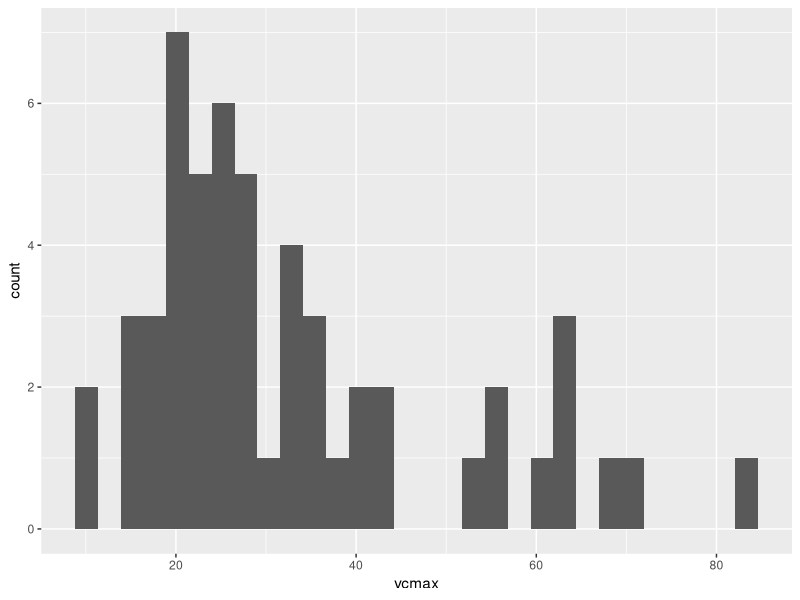
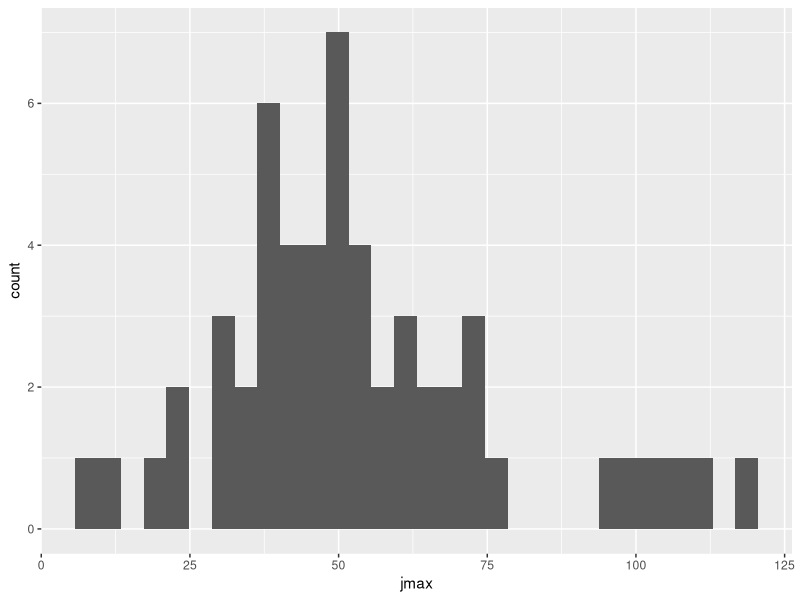
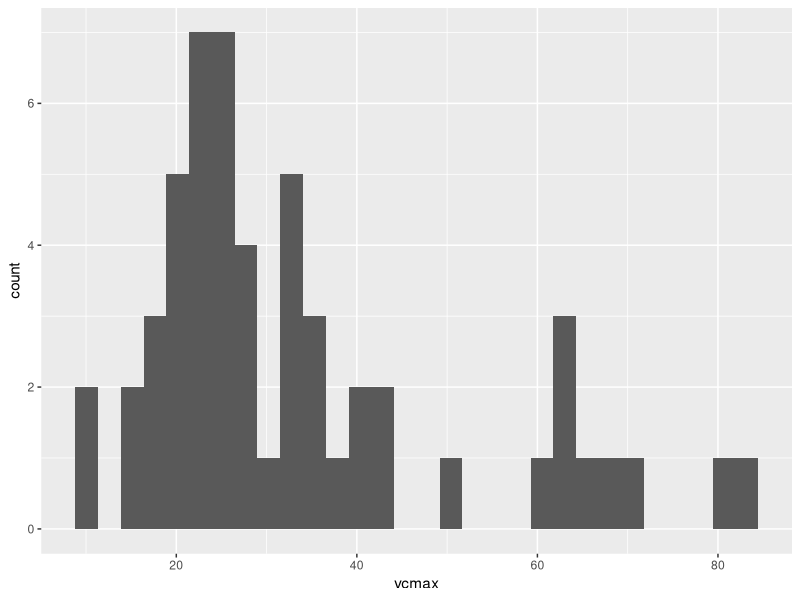
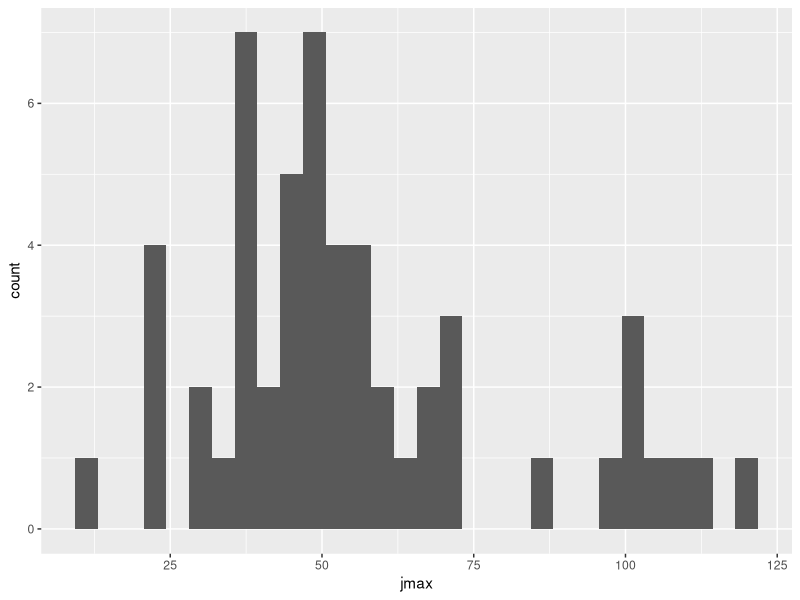
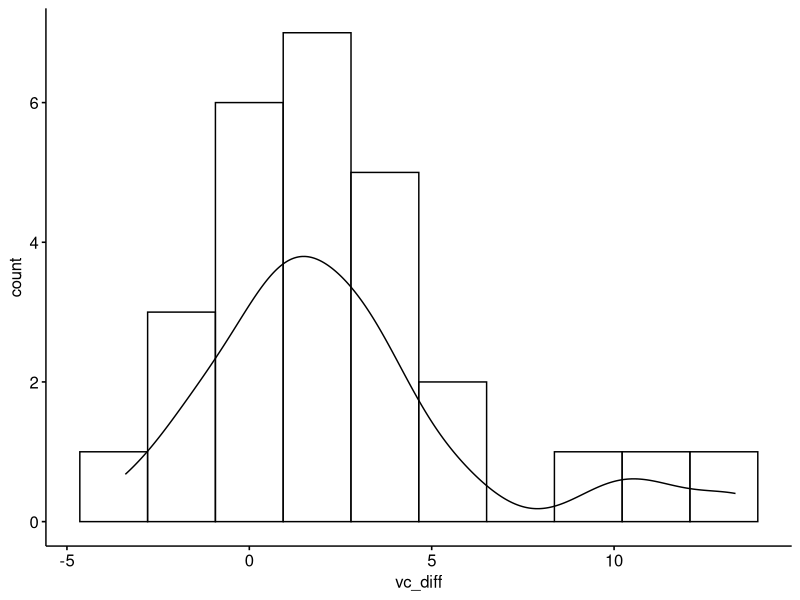
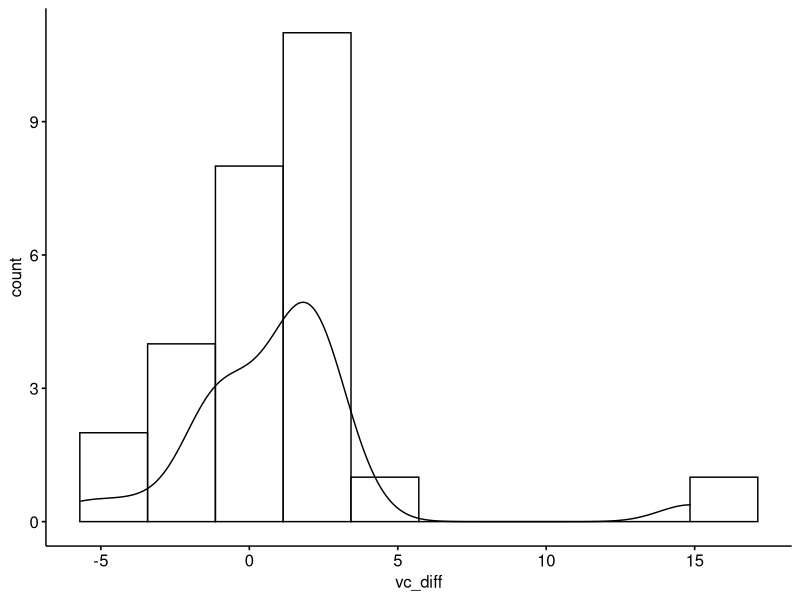
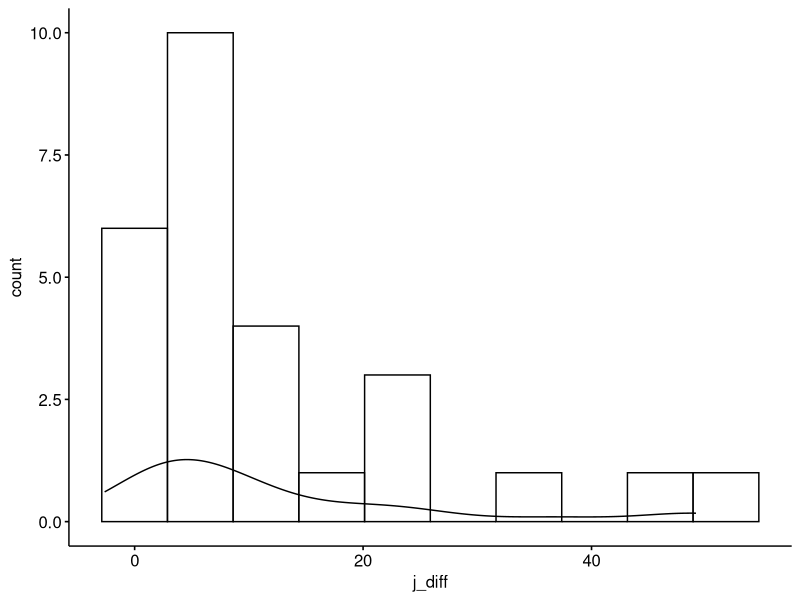
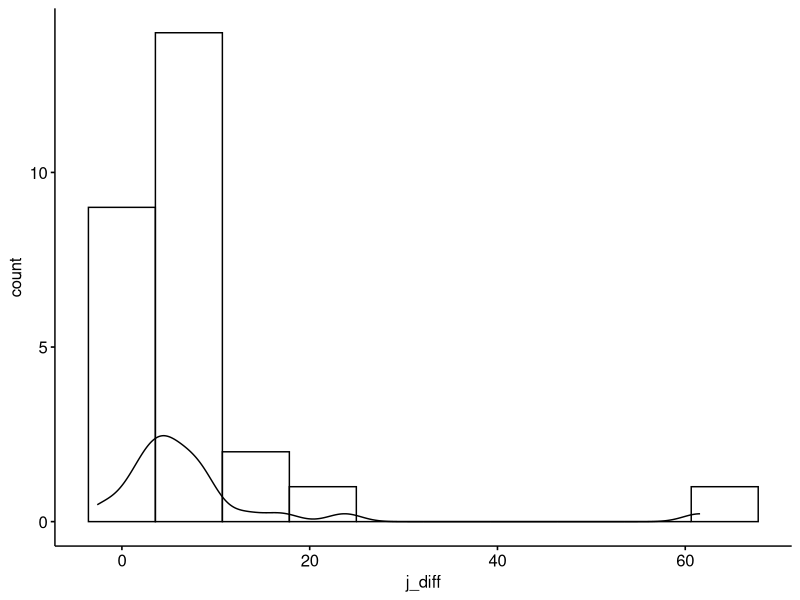

Reproduce these figures in R, in order. (Note: this script raises an error after producing the figures.)
# Computing statistical analysis on the A/Ci curve fits from 2_Tapajos_Fit_ACi.R
# Using the 'photosynthesis' package

######### Check to see which of these packages we actually need
library(tidyverse) 
library(ggpubr) 
library(car)
library(rstatix)
library(reshape2) 
library(here) 


# Load and Subset the datasets -------------------------------------------

### Tree ids
ids <- read.csv(here("3_Clean_data/id_codebook.csv")) #%>% 
    #rename(treeid = ï..treeid)

### Excluding K6709L3 as the SS curve was not a matched pair with the DAT curve

pho_dat <- read.csv(file = here("5_Results/DAT_photo_pars_crct_noTPU.csv"), 
                    sep = ",", 
                    header = TRUE, na.strings = 1000) %>% 
    ## TPU values at 1000 are coded as NA
    subset(ID != "K6709L3")

pho_SS <- read.csv(file = here("5_Results/SS_photo_pars_crct_noTPU.csv"),
                   sep = ",", 
                   header = TRUE, na.strings = 1000) %>% 
    subset(ID != "K6709L3")


pho_dat_tpu <- read.csv(file = here("5_Results/DAT_photo_pars_crct_TPU.csv"),
                        sep = ",", 
                        header = TRUE, na.strings = 1000) %>%  
    ## TPU values at 1000 are coded as NA
    subset(ID != "K6709L3")



pho_SS_tpu <- read.csv(file = here("5_Results/SS_photo_pars_crct_TPU.csv"),
                       sep = ",", 
                       header = TRUE, na.strings = 1000) %>% 
    subset(ID != "K6709L3")


### Append the datasets together (separate for TPU and noTPU)
pho_both <- rbind(pho_dat, pho_SS)
pho_both_tpu <- rbind(pho_dat_tpu, pho_SS_tpu)


# Subset out the No overshoot data

pho_nd <- pho_dat %>% 
    subset(ID != "K6707L2" & ID != "K6707L2-2" & ID != "K6707L1" & ID != "K6707L1-1" & ID != "K6709L6" & ID != "K6714L2" & ID != "K6714L1" & ID != "K6702L1" & ID != "K6706L2" & ID != "K6706L1" & ID != "K6709L2")

pho_nd_tpu <- pho_dat_tpu %>% 
    subset(ID != "K6707L2" & ID != "K6707L2-2" & ID != "K6707L1" & ID != "K6707L1-1" & ID != "K6709L6" & ID != "K6714L2" & ID != "K6714L1" & ID != "K6702L1" & ID != "K6706L2" & ID != "K6706L1" & ID != "K6709L2")

### Append those datasets together
pho_nd_both <- rbind(pho_nd, pho_SS)
pho_nd_both_tpu <- rbind(pho_nd_tpu, pho_SS_tpu)


# Initial Processing/Grouping ----------------------------------

# Full data, no TPU

pho_leaf <- mutate(pho_both, leaf_unique = substring(ID, 1, 7))
pho_stat <- select(pho_leaf, 
                   'curv_meth', 'Best_Vcmax_25C', 'Best_Jmax_25C',
                   'V_TPU', 'ID', 'treeid',
                   'leaf_unique', "V_cmax_se", "J_se", "V_TPU_se") %>% 
    rename(.,
           vcmax = Best_Vcmax_25C,
           jmax = Best_Jmax_25C,
           tpu = V_TPU,
           leaf_id = ID) %>% 
    mutate(fit_type = "no_tpu")
# Describe factor levels: 0 is SS, 1 is DAT
# pho_stat$curv_meth <- factor(pho_stat$curv_meth) ########## Is this necessary?

write.csv(pho_stat, file = here("3_Clean_data/pho_stat.csv"))

# Full data, with TPU
pho_leaf_tpu <- mutate(pho_both_tpu, leaf_unique = substring(ID, 1, 7))
pho_stat_tpu <- select(pho_leaf_tpu,
                       'curv_meth', 'Best_Vcmax_25C', 'Best_Jmax_25C', 
                       'V_TPU', 'ID', 'treeid',
                       'leaf_unique', 'V_cmax_se', 'J_se', 'V_TPU_se') %>% 
    rename(.,
           vcmax = Best_Vcmax_25C,
           jmax = Best_Jmax_25C,
           tpu = V_TPU,
           leaf_id = ID) %>% 
    mutate(fit_type = "tpu")
# Describe factor levels: 0 is SS, 1 is DAT
# pho_stat_tpu$curv_meth <- factor(pho_stat_tpu$curv_meth)

write.csv(pho_stat_tpu, file = here("3_Clean_data/pho_stat_tpu.csv"))



### Bind the results together
all_results <- rbind(pho_stat, pho_stat_tpu)




# No overshoot, no TPU
pho_nd_leaf <- mutate(pho_nd_both, leaf_unique = substring(ID, 1, 7))
pho_nd_stat <- select(pho_nd_leaf, 'curv_meth', 
                      'Best_Vcmax_25C', 'Best_Jmax_25C',
                      'V_TPU', 'ID', 'treeid',
                      'leaf_unique', 'V_cmax_se', 'J_se', 'V_TPU_se') %>% 
    rename(.,
           vcmax = Best_Vcmax_25C,
           jmax = Best_Jmax_25C,
           tpu = V_TPU,
           leaf_id = ID) %>%
    mutate(fit_type = "no_tpu")
#Describe factor levels: 0 is SS, 1 is DAT
# pho_nd_stat$curv_meth <- factor(pho_nd_stat$curv_meth)

write.csv(pho_nd_stat, file = here("3_Clean_data/pho_nd_stat.csv"))



# No overshoot, with TPU
pho_nd_leaf_tpu <- mutate(pho_nd_both_tpu, leaf_unique = substring(ID, 1, 7))
pho_nd_stat_tpu <- select(pho_nd_leaf_tpu, 'curv_meth', 'Best_Vcmax_25C', 
                          'Best_Jmax_25C', 'V_TPU', 'treeid',
                          'ID', 'leaf_unique', "V_cmax_se", "J_se", 'V_TPU_se') %>% 
    rename(.,
           vcmax = Best_Vcmax_25C,
           jmax = Best_Jmax_25C,
           tpu = V_TPU,
           leaf_id = ID) %>% 
    mutate(fit_type = "tpu")
#Describe factor levels: 0 is SS, 1 is DAT
# pho_nd_stat_tpu$curv_meth <- factor(pho_nd_stat_tpu$curv_meth)

write.csv(pho_nd_stat_tpu, file = here("3_Clean_data/pho_nd_stat_tpu.csv"))

# Calculate mean Vcmax and Jmax values: All Data ------------------------------------

### Create summary table for WITH TPU results
tpu_results_grp <- pho_stat_tpu %>%
    group_by(curv_meth, leaf_unique) %>% 
    summarise(vcmax = mean(vcmax),
            jmax = mean(jmax)) %>% 
    mutate(fit_type = "tpu",
           treeid = substring(leaf_unique, 1, 5))


### Create summary table for WITHOUT TPU results
notpu_results_grp <- pho_stat %>%
    group_by(curv_meth, leaf_unique) %>% 
    summarise(vcmax = mean(vcmax),
            jmax = mean(jmax)) %>%
    mutate(fit_type = "no_tpu",
           treeid = substring(leaf_unique, 1, 5))

### Merge the summary tables together
all_avg_lf_res <- rbind(tpu_results_grp, notpu_results_grp)
#all_avg_lf_res$fit_type <- factor(all_avg_lf_res$fit_type)


# WITH TPU results

### Pull out the DAT and SS results to concatenate width-wise to calculate differences

## Pull out the DAT results
dat_res_tpu_summ <- filter(tpu_results_grp, curv_meth == "DAT") %>% 
    rename(dat_vcmax = vcmax,
           dat_jmax = jmax)

## Pull out the SS results
ss_res_tpu_summ <- filter(tpu_results_grp, curv_meth == "SS") %>% 
    rename(ss_vcmax = vcmax,
           ss_jmax = jmax)


## Join datasets, calculate diff and SE
diff_tpu_lf <- full_join(dat_res_tpu_summ, ss_res_tpu_summ, 
                          by = c("leaf_unique", "treeid", "fit_type")) %>% 
    mutate(vc_diff = ss_vcmax - dat_vcmax,
           j_diff = ss_jmax - dat_jmax) 


diff_tpu_tree <- ungroup(diff_tpu_lf) %>%
    group_by(treeid) %>% 
    mutate(vc_diff_se = sd(vc_diff)/sqrt(nrow(dat_res_tpu_summ))) %>% 
    mutate(j_diff_se = sd(j_diff)/sqrt(nrow(dat_res_tpu_summ))) %>% 
    summarize(vc_diff = mean(vc_diff),
              j_diff = mean(j_diff),
              vc_diff_se = mean(vc_diff_se),
              j_diff_se = mean(j_diff_se))


### Adding back in the relative canopy position and sorting by height
rel_can_pos <- select(ids, treeid, rel_can_pos)
diff_tpu_tree <- left_join(diff_tpu_tree, rel_can_pos, by = "treeid")
diff_tpu_tree <- diff_tpu_tree[order(diff_tpu_tree$rel_can_pos, decreasing = TRUE),]

diff_tpu_tree_codes <- left_join(diff_tpu_tree, ids, by = "treeid")


### Write .csv file of WITH TPU differences
write.csv(diff_tpu_tree_codes, here("5_Results/tree_diffs_summary_TPU.csv"))
write.csv(diff_tpu_lf, here("3_Clean_data/lf_diffs_summ_TPU.csv"))



# WITHOUT TPU

### Pull out the DAT and SS results to concatenate width-wise to calculate differences

### Pull out the DAT results
dat_res_notpu_summ <- filter(notpu_results_grp, curv_meth == "DAT") %>% 
    rename(dat_vcmax = vcmax,
           dat_jmax = jmax)

### Pull out the SS results
ss_res_notpu_summ <- filter(notpu_results_grp, curv_meth == "SS") %>% 
    rename(ss_vcmax = vcmax,
           ss_jmax = jmax)


### Join datasets, calculate diff and SE
diff_notpu_lf <- full_join(dat_res_notpu_summ, ss_res_notpu_summ, 
                             by = c("leaf_unique", "treeid", "fit_type")) %>% 
    mutate(vc_diff = ss_vcmax - dat_vcmax) %>% 
    mutate(j_diff = ss_jmax - dat_jmax)

diff_notpu_tree <- ungroup(diff_notpu_lf) %>% 
    group_by(treeid) %>% 
    mutate(vc_diff_se = sd(vc_diff) / sqrt(nrow(dat_res_notpu_summ))) %>% 
    mutate(j_diff_se = sd(j_diff) / sqrt(nrow(dat_res_notpu_summ))) %>% 
    group_by(treeid) %>% 
    summarize(vc_diff = mean(vc_diff),
              j_diff = mean(j_diff),
              vc_diff_se = mean(vc_diff_se),
              j_diff_se = mean(j_diff_se))



### Adding back in the relative canopy position and sorting by height
rel_can_pos <- select(ids, treeid, rel_can_pos)
diff_notpu_tree <- left_join(diff_notpu_tree, rel_can_pos, by = "treeid")
diff_notpu_tree <- diff_notpu_tree[order(diff_notpu_tree$rel_can_pos, decreasing = TRUE),]
diff_notpu_tree_codes <- left_join(diff_notpu_tree, ids, by = "treeid")


### Write .csv file of WITHOUT TPU differences
write.csv(diff_notpu_tree_codes, here("5_Results/tree_diffs_summary_noTPU.csv"))
write.csv(diff_notpu_lf, here("3_Clean_data/lf_diffs_summ_noTPU.csv"))


# Calculate mean Vcmax and Jmax values: No Overshoot Data -----------------------------

### Create summary table for WITH TPU results
tpu_nd_results_grp <- pho_nd_stat_tpu %>%
    group_by(curv_meth, leaf_unique) %>% 
    reframe(vcmax = mean(vcmax),
            jmax = mean(jmax)) %>% 
    mutate(fit_type = "tpu",
           treeid = substring(leaf_unique, 1, 5))


### Create summary table for WITHOUT TPU results
notpu_nd_results_grp <- pho_nd_stat %>%
    group_by(curv_meth, leaf_unique) %>% 
    reframe(vcmax = mean(vcmax),
            jmax = mean(jmax)) %>%
    mutate(fit_type = "no_tpu",
           treeid = substring(leaf_unique, 1, 5))

### Merge the summary tables together
nd_avg_lf_res <- rbind(tpu_nd_results_grp, notpu_nd_results_grp)
#all_avg_lf_res$fit_type <- factor(all_avg_lf_res$fit_type)


# WITH TPU results

### Pull out the DAT and SS results to concatenate width-wise to calculate differences

## Pull out the DAT results
dat_nd_res_tpu_summ <- filter(tpu_nd_results_grp, curv_meth == "DAT") %>% 
    rename(dat_vcmax = vcmax,
           dat_jmax = jmax)

## Pull out the SS results
ss_nd_res_tpu_summ <- filter(tpu_nd_results_grp, curv_meth == "SS") %>% 
    rename(ss_vcmax = vcmax,
           ss_jmax = jmax)


## Join datasets, calculate diff and SE
nd_diff_tpu_lf <- full_join(dat_nd_res_tpu_summ, ss_nd_res_tpu_summ, 
                           by = c("leaf_unique", "treeid", "fit_type")) %>% 
    mutate(vc_diff = ss_vcmax - dat_vcmax,
           j_diff = ss_jmax - dat_jmax) 


nd_diff_tpu_tree <- ungroup(nd_diff_tpu_lf) %>%
    group_by(treeid) %>% 
    mutate(vc_diff_se = sd(vc_diff)/sqrt(nrow(dat_nd_res_tpu_summ))) %>% 
    mutate(j_diff_se = sd(j_diff)/sqrt(nrow(dat_nd_res_tpu_summ))) %>% 
    summarize(vc_diff = mean(vc_diff),
              j_diff = mean(j_diff),
              vc_diff_se = mean(vc_diff_se),
              j_diff_se = mean(j_diff_se))


### Adding back in the relative canopy position and sorting by height
rel_can_pos <- select(ids, treeid, rel_can_pos)
nd_diff_tpu_tree <- left_join(nd_diff_tpu_tree, rel_can_pos, by = "treeid")
nd_diff_tpu_tree <- nd_diff_tpu_tree[order(nd_diff_tpu_tree$rel_can_pos, decreasing = TRUE),]

nd_diff_tpu_tree_codes <- left_join(nd_diff_tpu_tree, ids, by = "treeid")


### Write .csv file of WITH TPU differences
write.csv(nd_diff_tpu_tree_codes, here("5_Results/tree_nOS_diffs_summary_TPU.csv"))




# WITHOUT TPU

### Pull out the DAT and SS results to concatenate width-wise to calculate differences

### Pull out the DAT results
dat_nd_res_notpu_summ <- filter(notpu_nd_results_grp, curv_meth == "DAT") %>% 
    rename(dat_vcmax = vcmax,
           dat_jmax = jmax)

### Pull out the SS results
ss_nd_res_notpu_summ <- filter(notpu_nd_results_grp, curv_meth == "SS") %>% 
    rename(ss_vcmax = vcmax,
           ss_jmax = jmax)


### Join datasets, calculate diff and SE
nd_diff_notpu_lf <- full_join(dat_nd_res_notpu_summ, ss_nd_res_notpu_summ, 
                             by = c("leaf_unique", "treeid", "fit_type")) %>% 
    mutate(vc_diff = ss_vcmax - dat_vcmax) %>% 
    mutate(j_diff = ss_jmax - dat_jmax)

nd_diff_notpu_tree <- ungroup(nd_diff_notpu_lf) %>% 
    group_by(treeid) %>% 
    mutate(vc_diff_se = sd(vc_diff) / sqrt(nrow(dat_nd_res_notpu_summ))) %>% 
    mutate(j_diff_se = sd(j_diff) / sqrt(nrow(dat_nd_res_notpu_summ))) %>% 
    group_by(treeid) %>% 
    summarize(vc_diff = mean(vc_diff),
              j_diff = mean(j_diff),
              vc_diff_se = mean(vc_diff_se),
              j_diff_se = mean(j_diff_se))



### Adding back in the relative canopy position and sorting by height
rel_can_pos <- select(ids, treeid, rel_can_pos)
nd_diff_notpu_tree <- left_join(nd_diff_notpu_tree, rel_can_pos, by = "treeid")
nd_diff_notpu_tree <- nd_diff_notpu_tree[order(nd_diff_notpu_tree$rel_can_pos, decreasing = TRUE),]
nd_diff_notpu_tree_codes <- left_join(nd_diff_notpu_tree, ids, by = "treeid")


### Write .csv file of WITHOUT TPU differences
write.csv(nd_diff_notpu_tree_codes, here("5_Results/tree_nOS_diffs_summary_noTPU.csv"))




# Taking out the SS leaves which had OS DAT pairs and calculating the mean

## WITHOUT TPU 
grp_pho_nd_SS <- pho_nd_stat %>%
    filter(curv_meth == "SS") %>% 
    group_by(leaf_unique) %>% 
    subset(leaf_unique != "K6702L1"
           & leaf_unique != "K6706L1"
           & leaf_unique != "K6706L2"
           & leaf_unique != "K6707L1"
           & leaf_unique != "K6707L2"
           & leaf_unique != "K6709L6"
           & leaf_unique != "K6714L1"
           & leaf_unique != "K6714L2") %>%
    reframe(vcmax = mean(vcmax),
            jmax = mean(jmax), 
            curv_meth = curv_meth, 
            fit_type = fit_type,
            treeid = treeid) 

### Combine with the DAT noOS results
grp_pho_nd_all <- dat_nd_res_notpu_summ %>% 
    rename(vcmax = dat_vcmax, jmax = dat_jmax) %>% 
    rbind(., grp_pho_nd_SS)


# Taking out the SS leaves which had OS DAT pairs and calculating the mean

# WITH TPU
grp_pho_nd_SS_tpu <- pho_nd_stat_tpu %>%
    filter(curv_meth == "SS") %>% 
    group_by(leaf_unique) %>% 
    subset(leaf_unique != "K6702L1"
           & leaf_unique != "K6706L1"
           & leaf_unique != "K6706L2"
           & leaf_unique != "K6707L1"
           & leaf_unique != "K6707L2"
           & leaf_unique != "K6709L6"
           & leaf_unique != "K6714L1"
           & leaf_unique != "K6714L2") %>%
    summarise(vcmax = mean(vcmax),
            jmax = mean(jmax),
            treeid = substring(leaf_unique, 1, 5)) %>% 
    mutate(curv_meth = "SS", 
           fit_type = "tpu")

### Combine with the DAT noOS results
grp_pho_nd_all_tpu <- dat_nd_res_tpu_summ %>% 
    rename(vcmax = dat_vcmax, jmax = dat_jmax) %>% 
    rbind(., grp_pho_nd_SS_tpu)



nd_complete <- rbind(grp_pho_nd_all, grp_pho_nd_all_tpu)
# nd_complete$curv_meth <- factor(nd_complete$curv_meth)
# nd_complete$fit_type <- factor(nd_complete$fit_type)






# Subset curves for the SS TPU v DAT TPU analysis -------------------------

### Pulling out the pairs of curves for which TPU was fit in both
### This leaves 6 SS and 22 DAT

grp_tpu_6SS <- pho_stat_tpu %>% 
    na.omit(tpu) %>%
    filter(curv_meth == "SS") %>% 
    group_by(leaf_unique) %>% 
    reframe(vcmax = vcmax,
            jmax = jmax,
            tpu = tpu,
            curv_meth = "SS")

grp_tpu_6dat <- pho_stat_tpu %>% 
    na.omit(tpu) %>%
    filter(curv_meth == "DAT") %>%
    filter(leaf_unique %in% c("K6706L1", 
                              "K6707L1", 
                              "K6707L2", 
                              "K6709L6",
                              "K6714L1",
                              "K6714L2")) %>%
    group_by(leaf_unique) %>% 
    reframe(vcmax = mean(vcmax),
            jmax = mean(jmax),
            tpu = mean(tpu),
            curv_meth = "DAT")  


tpu_just6_all <- rbind(grp_tpu_6SS, grp_tpu_6dat)
#tpu_just6_all$curv_meth <- factor(tpu_just6_all$curv_meth)


# Produce Summary statistics of results ----------------------

### All data
all_avg_lf_res %>% 
    group_by(curv_meth, fit_type) %>%
    get_summary_stats(vcmax, jmax, show = c("mean", "median", "sd", "min", "max"))


### No-overshoot data
nd_complete %>% 
    group_by(curv_meth, fit_type) %>% 
    get_summary_stats(vcmax, jmax, show = c("mean", "median", "sd", "min", "max"))


### Just the TPU data
tpu_just6_all %>% 
    group_by(curv_meth)%>%
    get_summary_stats(vcmax, jmax, show = c("mean", "median", "sd", "min", "max"))


# Checking Assumptions of t-tests -----------------------------------------


### Looking at histograms for normality: WITHOUT TPU, all data

### Vcmax
all_avg_lf_res %>% 
    filter(fit_type == "no_tpu") %>%
    ggplot(aes(x=vcmax)) + 
    geom_histogram()

### Jmax
all_avg_lf_res %>% 
    filter(fit_type == "no_tpu") %>%
    ggplot(aes(x=jmax)) + 
    geom_histogram()



# Levene's for homogeneity of variance; WITHOUT TPU, all data

all_avg_lf_res %>%
    filter(fit_type == "no_tpu") %>% 
    leveneTest(vcmax ~ curv_meth, data = .)

all_avg_lf_res %>% 
    filter(fit_type == "no_tpu") %>% 
    leveneTest(jmax ~ curv_meth, data = .)

#### Both non-significant. The variances are not significantly different from one another. Therefore we have met the assumption of equal variances



# Shapiro-Wilk test for normality; WITHOUT TPU, all data

# Vcmax
all_avg_lf_res %>%
    filter(fit_type == "no_tpu") %>%
    with(., shapiro.test(vcmax))

all_avg_lf_res %>% 
    filter(fit_type == "no_tpu") %>%
    with(., shapiro.test(vcmax[curv_meth == "DAT"]))

all_avg_lf_res %>%
    filter(fit_type == "no_tpu") %>% 
    with(., shapiro.test(vcmax[curv_meth == "SS"]))

# Jmax
all_avg_lf_res %>% 
    filter(fit_type == "no_tpu") %>% 
    with(., shapiro.test(jmax))

all_avg_lf_res %>%
    filter(fit_type == "no_tpu") %>%
    with(., shapiro.test(jmax[curv_meth == "DAT"]))

all_avg_lf_res %>% 
    filter(fit_type == "no_tpu") %>% 
    with(., shapiro.test(jmax[curv_meth == "SS"]))

#All but one deviates from normal




# Looking at histograms for normality, WITH TPU, all data

all_avg_lf_res %>% 
    filter(fit_type == "tpu") %>%
    ggplot(aes(x=vcmax)) + 
    geom_histogram()

all_avg_lf_res %>% 
    filter(fit_type == "tpu") %>%
    ggplot(aes(x=jmax)) + 
    geom_histogram()



# Levene's for homogeneity of variance; WITH TPU, all data
all_avg_lf_res %>% 
    filter(fit_type == "tpu") %>% 
    leveneTest(vcmax ~ curv_meth, data = .)

all_avg_lf_res %>%
    filter(fit_type == "tpu") %>% 
    leveneTest(jmax ~ curv_meth, data = .)

# Both non-significant. The variances are not significantly different from one another. Therefore we have met the assumption of equal variances



# Shapiro-Wilk's test for normality, WITH TPU, all data

### Vcmax
all_avg_lf_res %>% 
    filter(fit_type == "tpu") %>% 
    with(., shapiro.test(vcmax))

all_avg_lf_res %>%
    filter(fit_type == "tpu") %>% 
    with(., shapiro.test(vcmax[curv_meth == "DAT"]))

all_avg_lf_res %>% 
    filter(fit_type == "tpu") %>%
    with(., shapiro.test(vcmax[curv_meth == "SS"]))

### Jmax
all_avg_lf_res %>% 
    filter(fit_type == "tpu") %>%
    with(., shapiro.test(jmax))

all_avg_lf_res %>%
    filter(fit_type == "tpu") %>% 
    with(., shapiro.test(jmax[curv_meth == "DAT"]))

all_avg_lf_res %>%
    filter(fit_type == "tpu") %>%
    with(., shapiro.test(jmax[curv_meth == "SS"]))
#Most deviate from normal




# Testing assumptions for No Overshoot data

# Levene's test; no overshoot

## WITH TPU
nd_complete %>%
    filter(fit_type == "tpu") %>% 
    leveneTest(vcmax ~ curv_meth, data = .)

nd_complete %>%
    filter(fit_type == "tpu") %>%
    leveneTest(jmax ~ curv_meth, data = .)

# WITHOUT TPU
nd_complete %>% 
    filter(fit_type == "no_tpu") %>% 
    leveneTest(vcmax ~ curv_meth, data = .)

nd_complete %>%
    filter(fit_type == "no_tpu") %>% 
    leveneTest(jmax ~ curv_meth, data = .)

# Met assumption of homogeneity of variances



# Shapiro Wilk Test; no overshoot, WITHOUT TPU

### Vcmax
nd_complete %>%
    filter(fit_type == "no_tpu") %>% 
    with(., shapiro.test(vcmax))

nd_complete %>% 
    filter(fit_type == "no_tpu") %>%
    with(., shapiro.test(vcmax[curv_meth == "DAT"]))

nd_complete %>% 
    filter(fit_type == "no_tpu") %>% 
    with(., shapiro.test(vcmax[curv_meth == "SS"]))


### Jmax
nd_complete %>% 
    filter(fit_type == "no_tpu") %>%
    with(., shapiro.test(jmax))

nd_complete %>% 
    filter(fit_type == "no_tpu") %>%
    with(., shapiro.test(jmax[curv_meth == "DAT"]))

nd_complete %>% 
    filter(fit_type == "no_tpu") %>% 
    with(., shapiro.test(jmax[curv_meth == "SS"]))



### Shapiro-Wilk test; no overshoot, WITH TPU

### Vcmax
nd_complete %>% 
    filter(fit_type == "tpu") %>% 
    with(., shapiro.test(vcmax))

nd_complete %>%
    filter(fit_type == "tpu") %>% 
    with(., shapiro.test(vcmax[curv_meth == "DAT"]))

nd_complete %>% 
    filter(fit_type == "tpu") %>%
    with(., shapiro.test(vcmax[curv_meth == "SS"]))

### Jmax
nd_complete %>%
    filter(fit_type == "tpu") %>% 
    with(., shapiro.test(jmax))

nd_complete %>%
    filter(fit_type == "tpu") %>%
    with(., shapiro.test(jmax[curv_meth == "DAT"]))

nd_complete %>% 
    filter(fit_type == "tpu") %>% 
    with(., shapiro.test(jmax[curv_meth == "SS"]))

# They all deviate from normal.


# Checking the symmetric distribution of Wilcoxon -----------------------------------------

# To use wilcoxon paired, we assume the differences between paired samples are distributed symmetrically about the median


### Combine the difference datasets
#diff_lf <- rbind(diff_notpu_lf, diff_tpu_lf)



gghistogram(diff_notpu_lf, x = "vc_diff", bins = 10, add_density = TRUE)
#That should be fine

gghistogram(diff_tpu_lf, x = "vc_diff", bins = 10, add_density = TRUE)
#okay


### Jmax
gghistogram(diff_notpu_lf, x = "j_diff", bins = 10, add_density = TRUE)

gghistogram(diff_tpu_lf, x = "j_diff", bins = 10, add_density = TRUE)
#### not great!; far worse than Vcmax differences



# No Overshoot data

#nd_diff_lf <- rbind(nd_diff_notpu_lf, nd_diff_tpu_lf)

### Vcmax
gghistogram(nd_diff_notpu_lf, x = "vc_diff", bins = 10, add_density = TRUE)
#That should be fine

gghistogram(nd_diff_tpu_lf, x = "vc_diff", bins = 10, add_density = TRUE)
#okay


### Jmax
gghistogram(nd_diff_notpu_lf, x = "j_diff", bins = 10, add_density = TRUE)

gghistogram(nd_diff_tpu_lf, x = "j_diff", bins = 10, add_density = TRUE)
#### not very good; Vcmax is much better


# It's just Jmax where we don't totally meet the Wilcoxon assumptions. 
# We will run both Sign and Wilcoxon for both of these, and make a note of this.



# Run Wilcoxon and Sign tests ------------------------------------------


# All data, Wilcoxon signed rank test on paired samples (and a few sign tests)

### Vcmax Wilcoxon by curve method 
all_avg_lf_res %>%
    group_by(fit_type) %>%
    wilcox_test(data =., vcmax ~ curv_meth, paired = TRUE, detailed = TRUE) %>%
    add_significance()

## Effect size
all_avg_lf_res %>%
    group_by(fit_type) %>% 
    wilcox_effsize(data = ., vcmax ~ curv_meth, paired = TRUE)


### Vcmax Wilcoxon by TPU v. no TPU
all_avg_lf_res %>%
    group_by(curv_meth) %>%
    wilcox_test(data =., vcmax ~ fit_type, paired = TRUE, detailed = TRUE) %>% 
    add_significance()

all_avg_lf_res %>%
    group_by(curv_meth) %>% 
    wilcox_effsize(data = ., vcmax ~ fit_type, paired = TRUE)





### Jmax Wilcoxon by curve method
all_avg_lf_res %>%
    group_by(fit_type) %>%
    wilcox_test(data =., jmax ~ curv_meth, paired = TRUE, detailed = TRUE) %>%
    add_significance()

# Note we're running the sign test here in addition!
all_avg_lf_res %>%
    group_by(fit_type) %>%
    sign_test(data =., jmax ~ curv_meth, detailed = TRUE) %>%
    add_significance()

all_avg_lf_res %>%
    group_by(fit_type) %>% 
    wilcox_effsize(data = ., jmax ~ curv_meth, paired = TRUE)



### Jmax Wilcoxon by TPU v. no TPU
all_avg_lf_res %>%
    group_by(curv_meth) %>%
    wilcox_test(data =., jmax ~ fit_type, paired = TRUE, detailed = TRUE) %>%
    add_significance()

# Sign test here. Note we have a different result.
all_avg_lf_res %>%
    group_by(curv_meth) %>%
    sign_test(data =., jmax ~ fit_type, detailed = TRUE) %>%
    add_significance()

all_avg_lf_res %>%
    group_by(curv_meth) %>% 
    wilcox_effsize(data = ., jmax ~ fit_type, paired = TRUE)




# Wilcoxon Tests, no Overshoot subset


### Vcmax Wilcoxon by curve method
nd_complete %>%
    group_by(fit_type) %>%
    wilcox_test(data =., vcmax ~ curv_meth, paired = TRUE, detailed = TRUE) %>%
    add_significance()

nd_complete %>%
    group_by(fit_type) %>% 
    wilcox_effsize(data = ., vcmax ~ curv_meth, paired = TRUE)


### Vcmax Wilcoxon by TPU v. no TPU

### Note that all the SS curves for which TPU was fit had overshoot, so the datasets are same
nd_complete %>%
    group_by(curv_meth) %>%
    wilcox_test(data =., vcmax ~ fit_type, paired = TRUE, detailed = TRUE) %>%
    add_significance()




### Jmax Wilcoxon by curve method
nd_complete %>%
    group_by(fit_type) %>%
    wilcox_test(data =., jmax ~ curv_meth, paired = TRUE, detailed = TRUE) %>%
    add_significance()

nd_complete %>%
    group_by(fit_type) %>%
    wilcox_effsize(data = ., jmax ~ curv_meth, paired = TRUE)


### Jmax Wilcoxon by TPU v. no TPU

### Note that all the SS curves for which TPU was fit had overshoot, so the datasets are same
nd_complete %>%
    group_by(curv_meth) %>%
    wilcox_test(data =., jmax ~ fit_type, paired = TRUE, detailed = TRUE) %>%
    add_significance()

#####


# TPU Wilcoxon

tpu_just6_all %>% 
    wilcox_test(data = ., tpu ~ curv_meth, paired = TRUE, detailed = TRUE) %>% 
    add_significance()

tpu_just6_all %>% 
    wilcox_effsize(data = ., tpu ~ curv_meth, paired = TRUE)

